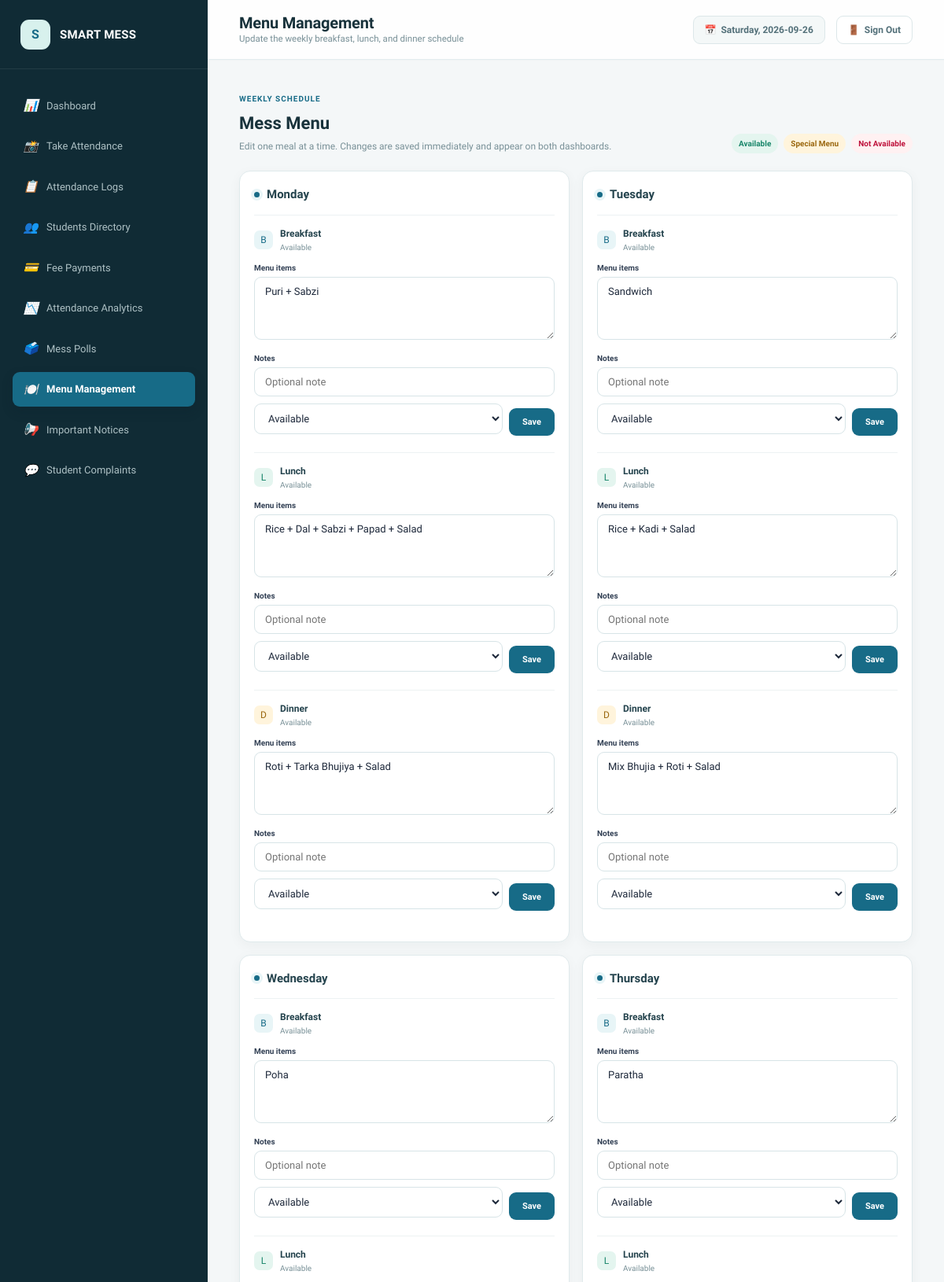
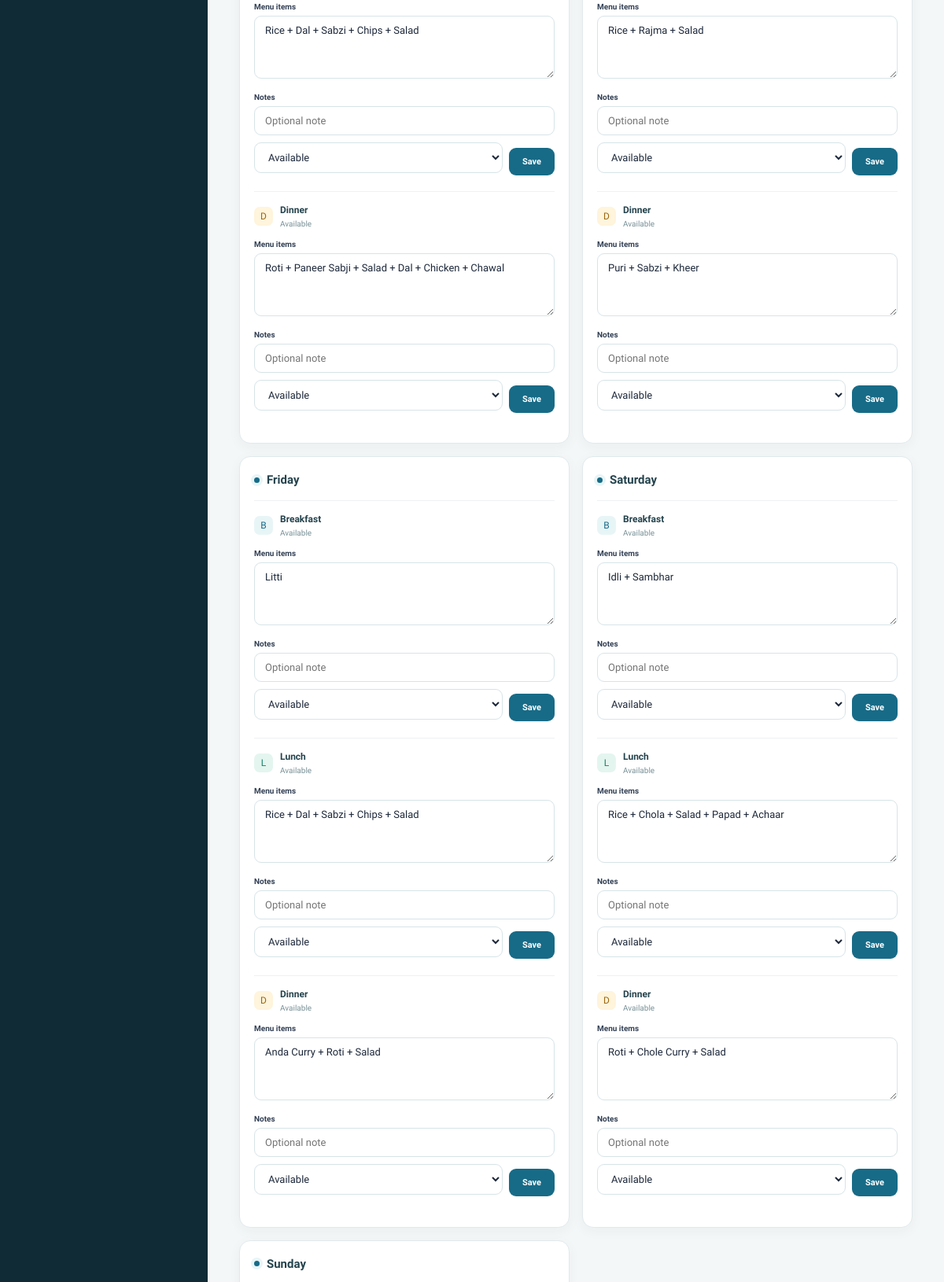
The app's page /admin/menu (signed in, upper part) with its own data (2 pictures, top to bottom).
### tables this page shows
CREATE TABLE menu (
        id INTEGER PRIMARY KEY AUTOINCREMENT,
        day_of_week TEXT NOT NULL,
        meal_type TEXT NOT NULL,
        items TEXT NOT NULL,
        special_notes TEXT,
        availability_status TEXT NOT NULL DEFAULT 'Available',
        updated_at TEXT NOT NULL,
        UNIQUE (day_of_week, meal_type)
    );

### app.py (the view, shortened to what this page needs)
@app.route("/admin/menu", methods=["GET", "POST"])
@admin_required
def admin_menu():
    days = ["Monday", "Tuesday", "Wednesday", "Thursday", "Friday", "Saturday", "Sunday"]
    meal_types = ["Breakfast", "Lunch", "Dinner"]
    statuses = ["Available", "Special Menu", "Not Available"]
    conn = get_db_connection()
    cursor = conn.cursor()
    cursor.execute("""
    SELECT day_of_week, meal_type, items, special_notes, availability_status, updated_at
    FROM menu
    ORDER BY CASE day_of_week
      WHEN 'Monday' THEN 1 WHEN 'Tuesday' THEN 2 WHEN 'Wednesday' THEN 3
      WHEN 'Thursday' THEN 4 WHEN 'Friday' THEN 5 WHEN 'Saturday' THEN 6 WHEN 'Sunday' THEN 7
    END, CASE meal_type WHEN 'Breakfast' THEN 1 WHEN 'Lunch' THEN 2 WHEN 'Dinner' THEN 3 END
    """)
    menu_rows = cursor.fetchall()
    conn.close()
    weekly_menu = {day: {} for day in days}
    for row in menu_rows:
        weekly_menu[row["day_of_week"]][row["meal_type"]] = row
    return render_template(
        "admin/menu.html",
        days=days,
        meal_types=meal_types,
        statuses=statuses,
        weekly_menu=weekly_menu
    )

### app.py (called while the page is built)
def admin_required(f):
    @wraps(f)
    def decorated_function(*args, **kwargs):
        if "user_role" not in session or session["user_role"] != "admin":
            flash("Admin access required. Please log in as an administrator.", "warning")
            return redirect(url_for("login"))
        return f(*args, **kwargs)
    return decorated_function

@app.context_processor
def inject_global_vars():
    now = datetime.now()
    return {
        "current_year": now.year,
        "current_date": now.strftime("%Y-%m-%d"),
        "current_day": now.strftime("%A"),
        "user_role": session.get("user_role"),
        "user_name": session.get("user_name"),
        "user_id": session.get("user_id"),
        "student_id": session.get("student_id")
    }

### database.py (called while the page is built)
def get_db_connection():
    conn = sqlite3.connect(DB_PATH)
    conn.row_factory = sqlite3.Row
    conn.execute("PRAGMA foreign_keys = ON;")
    return conn

### templates/admin/menu.html (shortened to what this page needs)
{% extends "base.html" %}
{% block page_title %}Menu Management{% endblock %}
{% block page_subtitle %}Update the weekly breakfast, lunch, and dinner schedule{% endblock %}
{% block content %}
<div class="menu-management-intro">
  <div>
    <span class="eyebrow">Weekly schedule</span>
    <h3>Mess Menu</h3>
    <p>Edit one meal at a time. Changes are saved immediately and appear on both dashboards.</p>
  </div>
  <div class="menu-status-legend" aria-label="Menu statuses">
    <span class="menu-status status-available">Available</span>
    <span class="menu-status status-special">Special Menu</span>
    <span class="menu-status status-unavailable">Not Available</span>
  </div>
</div>
<div class="menu-management-grid">
  {% for day in days %}
    <section class="menu-management-day">
      <div class="menu-management-day-header">
        <span class="weekly-day-dot"></span>
        <h3>{{ day }}</h3>
      </div>
      {% for meal_type in meal_types %}
        {% set meal = weekly_menu[day].get(meal_type) %}
        <form method="POST" class="menu-edit-form">
          <div class="menu-edit-heading">
            <span class="weekly-meal-icon weekly-meal-{{ meal_type | lower }}-icon">{% if meal_type == 'Breakfast' %}B{% elif meal_type == 'Lunch' %}L{% else %}D{% endif %}</span>
            <div>
              <strong>{{ meal_type }}</strong>
              <span>{{ meal.availability_status if meal else 'Available' }}</span>
            </div>
          </div>
          <label class="form-label" for="{{ day | lower }}-{{ meal_type | lower }}-items">Menu items</label>
          <textarea id="{{ day | lower }}-{{ meal_type | lower }}-items" name="items" class="form-control menu-items-input" rows="2" placeholder="Enter menu items">{{ meal.items if meal else '' }}</textarea>
          <label class="form-label" for="{{ day | lower }}-{{ meal_type | lower }}-notes">Notes</label>
          <input id="{{ day | lower }}-{{ meal_type | lower }}-notes" type="text" name="special_notes" class="form-control" value="{{ meal.special_notes if meal else '' }}" placeholder="Optional note">
          <div class="menu-edit-actions">
            <select name="availability_status" class="form-control" aria-label="{{ day }} {{ meal_type }} status">
              {% for status in statuses %}
                <option value="{{ status }}" {% if (meal.availability_status if meal else 'Available') == status %}selected{% endif %}>{{ status }}</option>
              {% endfor %}
            </select>
            <button type="submit" class="btn btn-primary btn-sm">Save</button>
          </div>
        </form>
      {% endfor %}
    </section>
  {% endfor %}
</div>
{% endblock %}

### records on screen
menu: availability_status "Available", items "Puri + Sabzi", availability_status "Available"
menu: availability_status "Available", items "Rice + Dal + Sabzi + Papad + Salad", availability_status "Available"
menu: availability_status "Available", items "Roti + Tarka Bhujiya + Salad", availability_status "Available"
menu: availability_status "Available", items "Sandwich", availability_status "Available"
menu: availability_status "Available", items "Rice + Kadi + Salad", availability_status "Available"
menu: availability_status "Available", items "Mix Bhujia + Roti + Salad", availability_status "Available"
menu: availability_status "Available", items "Poha", availability_status "Available"
menu: availability_status "Available", items "Rice + Dal + Sabzi + Chips + Salad", availability_status "Available"
menu: availability_status "Available", items "Roti + Paneer Sabji + Salad + Dal + Chicken + Chawal", availability_status "Available"
menu: availability_status "Available", items "Paratha", availability_status "Available"
menu: availability_status "Available", items "Rice + Rajma + Salad", availability_status "Available"
menu: availability_status "Available", items "Puri + Sabzi + Kheer", availability_status "Available"
menu: availability_status "Available", items "Litti", availability_status "Available"
menu: availability_status "Available", items "Rice + Dal + Sabzi + Chips + Salad", availability_status "Available"
menu: availability_status "Available", items "Anda Curry + Roti + Salad", availability_status "Available"
menu: availability_status "Available", items "Idli + Sambhar", availability_status "Available"
menu: availability_status "Available", items "Rice + Chola + Salad + Papad + Achaar", availability_status "Available"
menu: availability_status "Available", items "Roti + Chole Curry + Salad", availability_status "Available"

### other values on screen
{{ day }} "Monday" "Tuesday" "Wednesday" "Thursday" "Friday" "Saturday" "Sunday"
{{ meal_type }} "Breakfast" "Lunch" "Dinner" "Breakfast" "Lunch" "Dinner" "Breakfast" "Lunch" "Dinner" "Breakfast" "Lunch" "Dinner" "Breakfast" "Lunch" "Dinner" "Breakfast" "Lunch" "Dinner"
